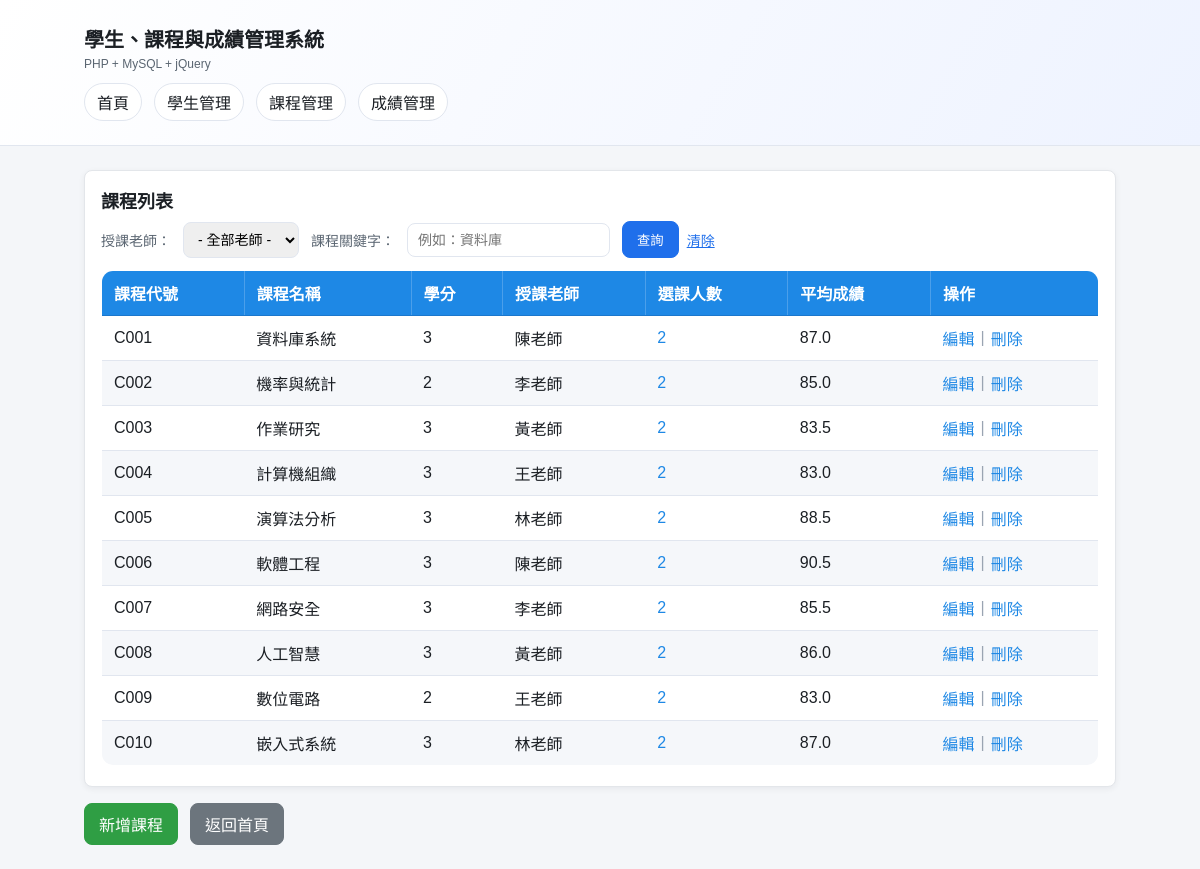
The page /courses/list.php on the database its author committed.
### tables this page shows
CREATE TABLE Course (
    課程代號 CHAR(5) PRIMARY KEY,
    課程名稱 VARCHAR(50),
    學分數 INT,
    老師編號 CHAR(5),
    FOREIGN KEY (老師編號) REFERENCES Teacher(老師編號)
);

CREATE TABLE Teacher (
    老師編號 CHAR(5) PRIMARY KEY,
    老師姓名 VARCHAR(20)
);

### db.php (called while the page is built, shortened)
<?php
function h($value): string
{
    return htmlspecialchars((string)$value, ENT_QUOTES, 'UTF-8');
}
function base_prefix(): string
{
    $script = $_SERVER['SCRIPT_NAME'] ?? '';
    $dir = trim(dirname($script), '/');
    $parts = explode('/', $dir);
    $project = basename(__DIR__);
    return str_repeat('../', count($parts));
}
function url_path(string $path): string
{
    return base_prefix() . ltrim($path, '/');
}

### courses/list.php (the view, shortened to what this page needs)
<?php
require_once __DIR__ . '/../db.php';
$pdo = get_pdo();
$keyword = trim($_GET['keyword'] ?? '');
$sql = 'SELECT c.課程代號, c.課程名稱, c.學分數, t.老師姓名, '
    . 'COUNT(e.學號) AS 選課人數, AVG(e.成績) AS 平均成績 '
    . 'FROM Course c '
    . 'JOIN Teacher t ON c.老師編號 = t.老師編號 '
    . 'LEFT JOIN Enrollment e ON c.課程代號 = e.課程代號 '
    . 'LEFT JOIN Student s ON e.學號 = s.學號';
$params = [];
$sql .= ' GROUP BY c.課程代號, c.課程名稱, c.學分數, t.老師姓名 '
    . 'ORDER BY c.課程代號';
$stmt = $pdo->prepare($sql);
$stmt->execute($params);
$courses = $stmt->fetchAll();
include __DIR__ . '/../header.php';
?>
<div class="page-card">
    <div class="card-header">
        <div class="section-title">課程列表</div>
        <form method="get" class="filter-row">
            <label for="teacher">授課老師：</label>
            <select id="teacher" name="teacher">
                <option value="">- 全部老師 -</option>
            </select>
            <label for="keyword">課程關鍵字：</label>
            <input type="text" id="keyword" name="keyword" value="<?php echo h($keyword); ?>" placeholder="例如：資料庫">
            <div class="filter-actions">
                <button class="btn primary" type="submit">查詢</button>
                <a class="link-button" href="list.php">清除</a>
            </div>
        </form>
    </div>
    <table class="table table-blue table-striped">
        <thead>
            <tr>
                <th>課程代號</th>
                <th>課程名稱</th>
                <th>學分</th>
                <th>授課老師</th>
                <th>選課人數</th>
                <th>平均成績</th>
                <th>操作</th>
            </tr>
        </thead>
        <tbody>
            <?php if (!$courses): ?>
                <tr>
                    <td colspan="7">目前沒有課程資料</td>
                </tr>
            <?php else: ?>
                <?php foreach ($courses as $row): ?>
                    <tr>
                        <td><?php echo h($row['課程代號']); ?></td>
                        <td><?php echo h($row['課程名稱']); ?></td>
                        <td><?php echo h($row['學分數']); ?></td>
                        <td><?php echo h($row['老師姓名']); ?></td>
                        <td>
                            <a class="action-link" href="enrollments.php?course=<?php echo h($row['課程代號']); ?>">
                                <?php echo h((int)$row['選課人數']); ?>
                            </a>
                        </td>
                        <td><?php echo $row['平均成績'] !== null ? h(number_format((float)$row['平均成績'], 1)) : '-'; ?></td>
                        <td>
                            <div class="actions-inline">
                                <a class="action-link" href="edit.php?id=<?php echo h($row['課程代號']); ?>">編輯</a>
                                <span class="action-divider">|</span>
                                <form method="post" action="delete.php" class="js-delete" data-confirm="確認要刪除課程 <?php echo h($row['課程名稱']); ?> 嗎？">
                                    <button class="action-link" type="submit">刪除</button>
                                </form>
                            </div>
                        </td>
                    </tr>
                <?php endforeach; ?>
            <?php endif; ?>
        </tbody>
    </table>
</div>
<div class="footer-actions">
    <a class="btn success" href="create.php">新增課程</a>
    <a class="btn secondary" href="<?php echo h(url_path('index.php')); ?>">返回首頁</a>
</div>
<?php include __DIR__ . '/../footer.php'; ?>

### assets/style.css (style rules this page uses)
:root { --bg: #f4f6f9; --card: #ffffff; --text: #1b1f24; --muted: #5b6672; --primary: #1f6feb; --danger: #c92a2a; --border: #e1e6ef; }
* { box-sizing: border-box; }
body { margin: 0; background: var(--bg); color: var(--text); font-family: "Noto Sans TC", "PingFang TC", "Microsoft JhengHei", sans-serif; }
.page-card { background: #ffffff; border: 1px solid #e3e6ea; border-radius: 8px; padding: 16px 16px 20px; box-shadow: 0 2px 6px rgba(15, 23, 42, 0.06); }
.card-header { display: flex; flex-direction: column; align-items: flex-start; gap: 8px; margin-bottom: 12px; }
.section-title { font-weight: 700; font-size: 18px; }
.filter-row { display: flex; align-items: center; flex-wrap: wrap; gap: 8px 12px; }
.filter-row label { font-size: 14px; color: var(--muted); }
.filter-actions { display: flex; align-items: center; gap: 8px; }
.table.table-blue thead th { background: #1e88e5; color: #ffffff; border-bottom: 1px solid #1b77cc; }
.table.table-blue thead th + th { border-left: 1px solid rgba(255, 255, 255, 0.2); }
.table.table-striped tbody tr:nth-child(even) td { background: #f5f7fa; }
.actions-inline { display: flex; align-items: center; gap: 6px; color: #1e88e5; }
.actions-inline form { margin: 0; }
.action-link { border: none; background: none; padding: 0; color: #1e88e5; cursor: pointer; text-decoration: none; font: inherit; }
.action-divider { color: #9aa4b2; }
.footer-actions { display: flex; gap: 12px; margin-top: 16px; }
.table { width: 100%; border-collapse: collapse; background: var(--card); border: 1px solid var(--border); border-radius: 12px; overflow: hidden; }
.table th, .table td { padding: 10px 12px; border-bottom: 1px solid var(--border); text-align: left; }
.table th { background: #f8fafc; font-weight: 600; }
.table tr:last-child td { border-bottom: none; }
input[type="text"], input[type="number"], select { padding: 8px 10px; border: 1px solid var(--border); border-radius: 8px; font-size: 14px; }
.btn { display: inline-flex; align-items: center; justify-content: center; gap: 6px; padding: 8px 14px; border-radius: 8px; border: 1px solid var(--border); background: #ffffff; color: var(--text); text-decoration: none; cursor: pointer; }
.btn.success { background: #2f9e44; color: #ffffff; border-color: #2f9e44; }
.btn.secondary { background: #6c757d; color: #ffffff; border-color: #6c757d; }
.btn.primary { background: var(--primary); color: #ffffff; border-color: var(--primary); }
.link-button { border: none; background: none; padding: 0; color: var(--primary); cursor: pointer; text-decoration: underline; font-size: 14px; }

### rows shown on the page
course: 課程代號 "C001", 課程名稱 "資料庫系統", 學分數 "3", 老師編號.老師姓名 "陳老師", 選課人數 "2", 平均成績 "87.0"
course: 課程代號 "C002", 課程名稱 "機率與統計", 學分數 "2", 老師編號.老師姓名 "李老師", 選課人數 "2", 平均成績 "85.0"
course: 課程代號 "C003", 課程名稱 "作業研究", 學分數 "3", 老師編號.老師姓名 "黃老師", 選課人數 "2", 平均成績 "83.5"
course: 課程代號 "C004", 課程名稱 "計算機組織", 學分數 "3", 老師編號.老師姓名 "王老師", 選課人數 "2", 平均成績 "83.0"
course: 課程代號 "C005", 課程名稱 "演算法分析", 學分數 "3", 老師編號.老師姓名 "林老師", 選課人數 "2", 平均成績 "88.5"
course: 課程代號 "C006", 課程名稱 "軟體工程", 學分數 "3", 老師編號.老師姓名 "陳老師", 選課人數 "2", 平均成績 "90.5"
course: 課程代號 "C007", 課程名稱 "網路安全", 學分數 "3", 老師編號.老師姓名 "李老師", 選課人數 "2", 平均成績 "85.5"
course: 課程代號 "C008", 課程名稱 "人工智慧", 學分數 "3", 老師編號.老師姓名 "黃老師", 選課人數 "2", 平均成績 "86.0"
course: 課程代號 "C009", 課程名稱 "數位電路", 學分數 "2", 老師編號.老師姓名 "王老師", 選課人數 "2", 平均成績 "83.0"
course: 課程代號 "C010", 課程名稱 "嵌入式系統", 學分數 "3", 老師編號.老師姓名 "林老師", 選課人數 "2", 平均成績 "87.0"
